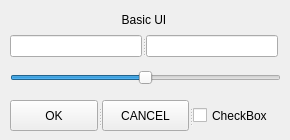
<?xml version="1.0" encoding="UTF-8"?>
<ui version="4.0">
 <class>Form</class>
 <widget class="QWidget" name="Form">
  <property name="geometry">
   <rect>
    <x>0</x>
    <y>0</y>
    <width>290</width>
    <height>140</height>
   </rect>
  </property>
  <property name="sizePolicy">
   <sizepolicy hsizetype="Fixed" vsizetype="Fixed">
    <horstretch>0</horstretch>
    <verstretch>0</verstretch>
   </sizepolicy>
  </property>
  <property name="windowTitle">
   <string>Form</string>
  </property>
  <widget class="QWidget" name="horizontalLayoutWidget">
   <property name="geometry">
    <rect>
     <x>10</x>
     <y>10</y>
     <width>268</width>
     <height>47</height>
    </rect>
   </property>
   <layout class="QVBoxLayout" name="verticalLayout_2">
    <item>
     <layout class="QVBoxLayout" name="verticalLayout">
      <item>
       <widget class="QLabel" name="label">
        <property name="text">
         <string>Basic UI</string>
        </property>
        <property name="alignment">
         <set>Qt::AlignCenter</set>
        </property>
       </widget>
      </item>
      <item>
       <widget class="QSplitter" name="splitter">
        <property name="orientation">
         <enum>Qt::Horizontal</enum>
        </property>
        <widget class="QLineEdit" name="textBox_L"/>
        <widget class="QLineEdit" name="textBox_R"/>
       </widget>
      </item>
     </layout>
    </item>
   </layout>
  </widget>
  <widget class="QSlider" name="horizontalSlider">
   <property name="geometry">
    <rect>
     <x>10</x>
     <y>70</y>
     <width>271</width>
     <height>16</height>
    </rect>
   </property>
   <property name="minimum">
    <number>-300</number>
   </property>
   <property name="maximum">
    <number>300</number>
   </property>
   <property name="orientation">
    <enum>Qt::Horizontal</enum>
   </property>
  </widget>
  <widget class="QWidget" name="horizontalLayoutWidget_2">
   <property name="geometry">
    <rect>
     <x>10</x>
     <y>100</y>
     <width>271</width>
     <height>31</height>
    </rect>
   </property>
   <layout class="QHBoxLayout" name="horizontalLayout">
    <item>
     <widget class="QSplitter" name="splitter_2">
      <property name="orientation">
       <enum>Qt::Horizontal</enum>
      </property>
      <widget class="QPushButton" name="okButton">
       <property name="text">
        <string>OK</string>
       </property>
      </widget>
      <widget class="QPushButton" name="cancelButton">
       <property name="text">
        <string>CANCEL</string>
       </property>
      </widget>
      <widget class="QCheckBox" name="checkBox">
       <property name="text">
        <string>CheckBox</string>
       </property>
      </widget>
     </widget>
    </item>
   </layout>
  </widget>
 </widget>
 <resources/>
 <connections/>
</ui>
